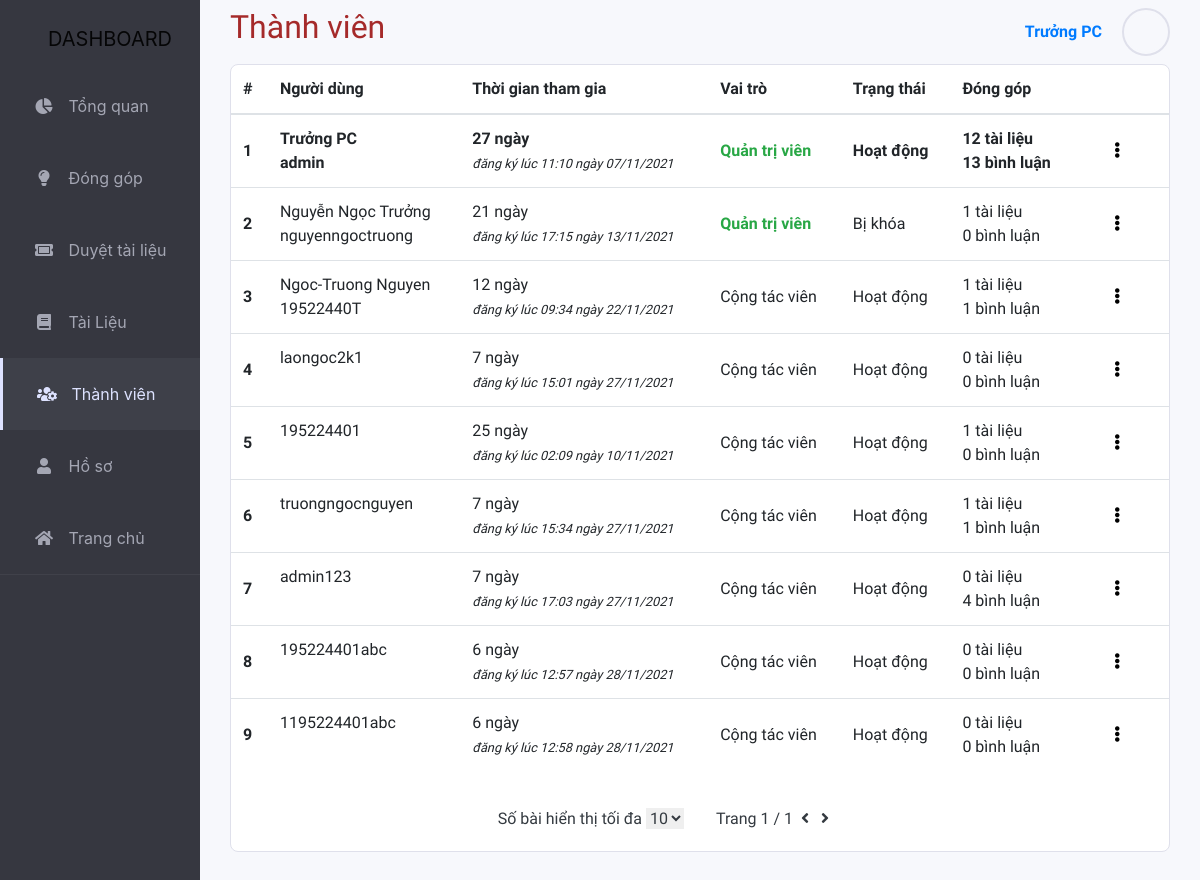
/dashboard/ThanhVien/ (signed in), run on an earlier commit of the app's database.
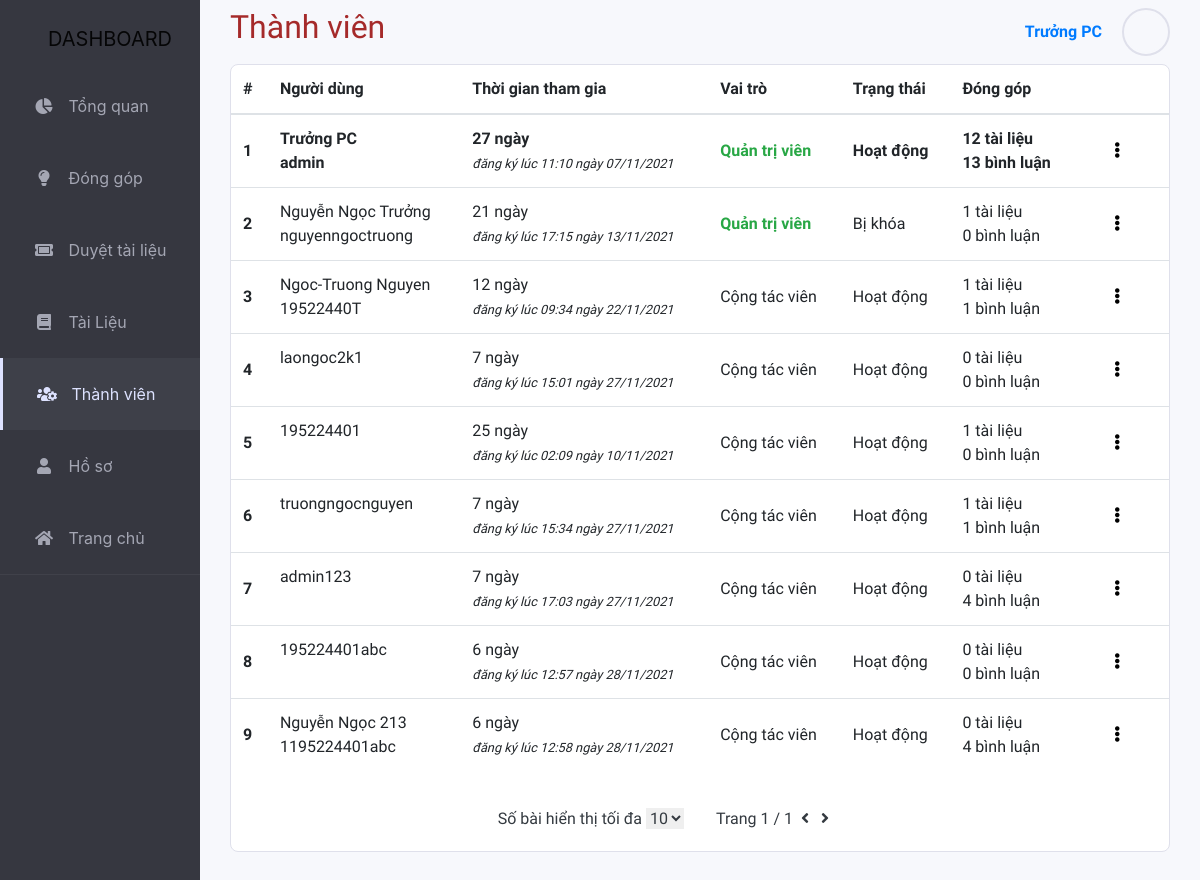
And on a later commit of the database.
### myproject/models.py (models this page shows)
class InformationUser(models.Model):
    User = models.ForeignKey(User, on_delete=models.CASCADE)
    Class = models.CharField(max_length=20)
    Gender_Choices = (
        ('Nam', 'Nam'),
        ('Nu', 'Nữ'),
        ('Khac', 'Khác'),
    )
    Gender = models.CharField(
        max_length=10, choices=Gender_Choices, default='Nam')
    Facebook = models.CharField(max_length=100, default="")
    Github = models.CharField(max_length=100, default="")
    Bio = models.TextField()

### myproject/views.py (the view)
# urls.py: path('dashboard/ThanhVien/', views.ThanhVien_view, name='ThanhVien_view'),
def ThanhVien_view(request):
    if not request.user.is_active:
        return HttpResponseRedirect(reverse('DangNhap_view'))
    if not request.user.is_staff:
        return HttpResponseRedirect(reverse('dashboard_view'))
    num = 10
    if request.GET.get('num'):
        num = int(request.GET.get('num'))
    p = Paginator(InformationUser.objects.all(), num)
    page = request.GET.get('page')
    data = p.get_page(page)
    for i in range(len(data)):
        data[i].ThoiGianTG = (datetime.datetime.now(
            datetime.timezone.utc) - data[i].User.date_joined).days
        data[i].TaiLieu = TaiLieu.objects.filter(user=data[i].User).count()
        data[i].Comment = CommentMH.objects.filter(user=data[i].User).count()
        data[i].Comment += CommentTL.objects.filter(user=data[i].User).count()
    return render(
        request,
        'db_ThanhVien.html',
        {
            'data': data,
            'num': num
        }
    )

### myproject/templates/db_ThanhVien.html (shortened to what this page needs)
{% extends "dashboard_base.html" %}
{% load mathfilters %}
{% block TrangTV %}horizontal{% endblock%}
{% block TieuDe %}Thành viên{% endblock %}
{% block content %}
<div class="row col-12 justify-content-center row" style="margin-bottom: 30px;">
    <div class="col-12 list-subject">
        <table class="table table-hover">
            <thead>
                <tr>
                <th scope="col" class='align-middle' style="border-top:0">#</th>
                <th scope="col" class='align-middle' style="border-top:0">Người dùng</th>
                <th scope="col" class='align-middle' style="border-top:0">Thời gian tham gia</th>
                <th scope='col' class='align-middle' style="border-top:0">Vai trò</th>
                <th scope="col" class='align-middle' style="border-top:0">Trạng thái</th>
                <th scope="col" class='align-middle' style="border-top:0">Đóng góp</th>
                <th scope="col" class='align-middle' style="border-top:0"></th>
                </tr>
            </thead>
            <tbody>
            {% for item in data %}
                {% if item.User == user %}
                <tr class='font-weight-bold'>
                {% else %}
                <tr class=''>
                {% endif %}
                    <th class='align-middle' scope="row">{{ data.number| sub:1| mul:num| add:forloop.counter }}</th>
                    <td>
                        {% if item.User.first_name %}
                            {{ item.User.first_name }}
                            <br/>
                        {% endif %}
                        {{ item.User.username }}
                    </td>
                    <td class='align-middle'>
                        {{ item.ThoiGianTG }} ngày
                        <br/>
                        <small class='font-italic'>đăng ký lúc {{ item.User.date_joined | date:'H:i' }} ngày {{ item.User.date_joined | date:'d/m/Y' }} </small>
                    </td>
                    <td class='align-middle'>
                        {% if item.User.is_staff %}
                            <span class='text-success font-weight-bold'>Quản trị viên</span>
                        {% else %}
                            Cộng tác viên
                        {% endif %}
                    </td>
                    <td class='align-middle'>
                        {% if item.User.is_active %}
                            Hoạt động
                        {% else %}
                            Bị khóa
                        {% endif %}
                    </td>
                    <td class='align-middle'>
                        {{ item.TaiLieu }} tài liệu
                        <br/>
                        {{ item.Comment }} bình luận
                    </td>
                    <td class='align-middle'>
                        <div class="btn-group dropleft">
                        <button class="nav-link" style='background:none; border:none' type="button" data-toggle="dropdown" aria-haspopup="true" aria-expanded="false">
                            &ensp; <i class="fas fa-ellipsis-v"></i> &ensp;
                        </button>
                        </div>
                    </td>
                </tr>
            {% endfor %}
            </tbody>
        </table>
        <div class="list-subject-footer row text-dark">
            <div class="so-bai col-12 col-sm-6 pr-3 align-self-center ">
                <p style="display: inline;">Số bài hiển thị tối đa</p>
                <select id="maximum-number" class='text-dark' name="maximum-number" style="border: none; "onchange= "window.location.href='?num='+this.value">
                    <option value={{num}} selected>{{num}}</option>
                </select>
            </div>
            <div class="tong-bai col-12 col-sm-6 pl-3 text-left" style="min-width: 200px;">
                <p style="display: inline;">Trang {{ data.number }} / {{ data.paginator.num_pages }}</p>
                {% if data.has_previous %}
                    <a style="text-decoration: none" href="?num={{num}}&page={{ data.previous_page_number }}" class="backward" >&nbsp;<i class="fas fa-angle-left text-dark"></i>&nbsp;</a>
                {% else %}
                    <a style="text-decoration: none" class="backward" >&nbsp;<i class="fas fa-angle-left text-dark"></i>&nbsp;</a>
                {% endif %}
                {% if data.has_next %}
                    <a style="text-decoration: none" href="?num={{num}}&page={{ data.next_page_number }}" class="forward">&nbsp;<i class="fas fa-angle-right text-dark"></i>&nbsp;</a>
                {% else %}
                    <a style="text-decoration: none" class="forward" >&nbsp;<i class="fas fa-angle-right text-dark"></i>&nbsp;</a>
                {% endif %}
            </div>
        </div>
    </div>
</div>
{% endblock content %}

### myproject/templates/dashboard_base.html (shortened to what this page needs)
{% load static %}
{% load mathfilters %}
<!DOCTYPE html>
<html lang="vi">
<head>
    <link rel="stylesheet" href="{% static 'css/dashboard2.css' %}">
    <link rel="stylesheet" href="https://cdnjs.cloudflare.com/ajax/libs/font-awesome/5.15.1/css/all.min.css" />
    <link rel="stylesheet" href="https://cdn.jsdelivr.net/npm/bootstrap@4.5.3/dist/css/bootstrap.min.css"
>
</head>
<body style="background-color: #363740;">
    <div class="container-fluid" style="padding:0px">
            <nav class="navbar navbar-expand-lg navbar-light fixed-top sidebar col-lg-2 p-0" style='display:inline-block'>
                <a class="navbar-brand text-center pt-lg-4 pb-lg-3 pl-lg-4 pl-xl-5 pl-3" href="#">DASHBOARD</a>
                <div class="collapse navbar-collapse" id="navbarSupportedContent">
                    <ul class="list-item p-0 w-100">
                        <li class="item {% block TrangTQ %}{% endblock %}">
                            <a class="nav-link pl-2 p-lg-3 p-xl-4" href="{% url 'dashboard_view' %}">
                                <i class="fas fa-chart-pie"></i>
                                <p>Tổng quan</p>
                            </a>
                        </li>
                        <li class="item {% block TrangDGTL %}{% endblock %}">
                            <a class="nav-link pl-2 p-lg-3 p-xl-4" href="{% url 'DongGopTL_view' %}">
                                <i class="fas fa-lightbulb"></i>
                                <p>Đóng góp</p>
                            </a>
                        </li>
                        {% if user.is_staff %}
                        <li class="item {% block TrangDTL %}{% endblock %}">
                            <a class="nav-link pl-2 p-lg-3 p-xl-4" href="{% url 'DuyetTL_view' %}">
                                <i class="fas fa-ticket-alt"></i>
                                <p>Duyệt tài liệu</p>
                            </a>
                        </li>
                        {% endif %}
                        <li class="item {% block TrangTL %}{% endblock %}">
                            <a class="nav-link pl-2 p-lg-3 p-xl-4" href="{% url 'TaiLieu_view' %}">
                                <i class="fas fa-book"></i>
                                <p>Tài Liệu</p>
                            </a>
                        </li>
                        {% if user.is_staff %}
                        <li class="item {% block TrangTV %}{% endblock %}">
                            <a class="nav-link pl-2 p-lg-3 p-xl-4" href="{% url 'ThanhVien_view' %}">
                                <i class="fas fa-users-cog"></i>
                                <p>Thành viên</p>
                            </a>
                        </li>
                        {% endif %}
                        <li class="item {% block TrangTT %}{% endblock %}">
                            <a class="nav-link pl-2 p-lg-3 p-xl-4" href="{% url 'ThongTinCaNhan_view' %}">
                                <i class="fas fa-user"></i>
                                <p>Hồ sơ</p>
                            </a>
                        </li>
                        <li class="item">
                            <a class="nav-link pl-2 p-lg-3 p-xl-4" href="/">
                                <i class="fas fa-home"></i>
                                Trang chủ
                            </a>
                        </li>
                    </ul>
                </div>
            </nav>
        </div>
        <div class="content col-12 col-lg-10 mt-3 pt-5 mt-lg-0 pt-xl-2">
            <div class="row pb-2">
                <div class="col-6">
                    <h2 class="TieuDe">{% block TieuDe %}{% endblock %}</h2>
                </div>
                <div class="col-6">
                    <div class="user">
                        <a class="nav-link" href="#" data-toggle="dropdown" style="padding: 0; " aria-expanded="false">
                            <div class="row nav-justified">
                                <div class="align-self-center"
                                    style="padding-left:20px; padding-right:20px; font-weight:600">
                                    {{user.first_name}}
                                </div>
                                <div class="avatar-frame">
                                    <div class="avatar"
                                        style="background: url('{{ user.last_name }}');background-repeat: no-repeat; background-size: cover; background-position: center;">
                                    </div>
                                </div>
                            </div>
                        </a>
                    </div>
                </div>
            </div>
            {% block content%}{% endblock %}
        </div>
</body>
</html>

### myproject/static/css/dashboard2.css (style rules this page uses)
body { margin: 0; font-size: 14px; background-color: #363740; font-family: 'Montserrat', sans-serif; }
.sidebar { background-color: #363740; float: left; position: fixed; }
.sidebar div { width: 100%; }
.sidebar .list-item,.list-option { border-bottom: #40414A solid 0.5px; list-style: none; }
.sidebar .list-item .item { margin: 0px; color: #A4A6B3; }
.sidebar .list-item .horizontal { border-left: #DDE2FF solid 3px; background-color: #3E4049; color: #DDE2FF; }
.sidebar a:-webkit-any-link { color: #A4A6B3; cursor: pointer; text-decoration: none; }
.horizontal a:-webkit-any-link { color: #DDE2FF; }
.sidebar .item i { display: inline-block; width: 40px; text-align: center; }
.sidebar .list-item .item p { display: inline-block; margin: 0; }
.content { background-color: #F7F8FC; color: brown; display: block; min-height: 100vh; font-family: 'Mulish', sans-serif; float: right; }
.content .row { margin-left: 0px; margin-right: 0px; }
.avatar-frame { float: right; height:48px; width: 48px; border-radius: 25px; border: solid 2px #DFE0EB; }
.avatar { height:42px; width: 42px; margin: 1px; background-position: center; background-repeat: no-repeat; background-size: cover; border-radius: 22px; border: solid 2px #F7F8FC; background-size: 100%; }
.user { float: right; }
.list-subject { border-radius: 8px; border:solid 1px #DFE0EB; background-color: #FFFFFF; }
.col-12.list-subject { padding: 0; }
.list-subject-footer { text-align: right; padding: 20px 15px; }

What changed in the data, as far as the page shows it:
changed InformationUser "1195224401abc": User.first_name (not shown) → "Nguyễn Ngọc 213"; Comment "0" → "4"
